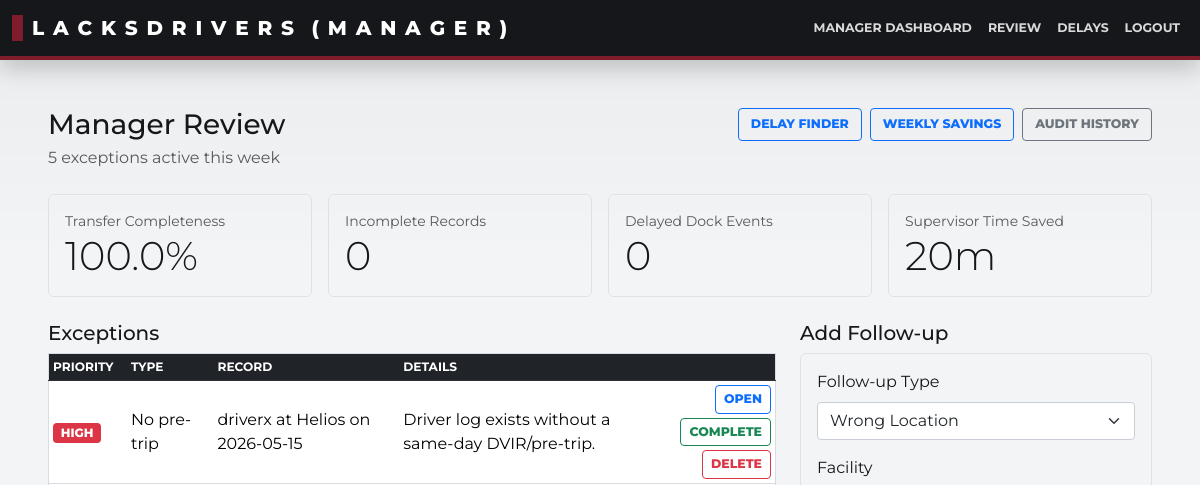
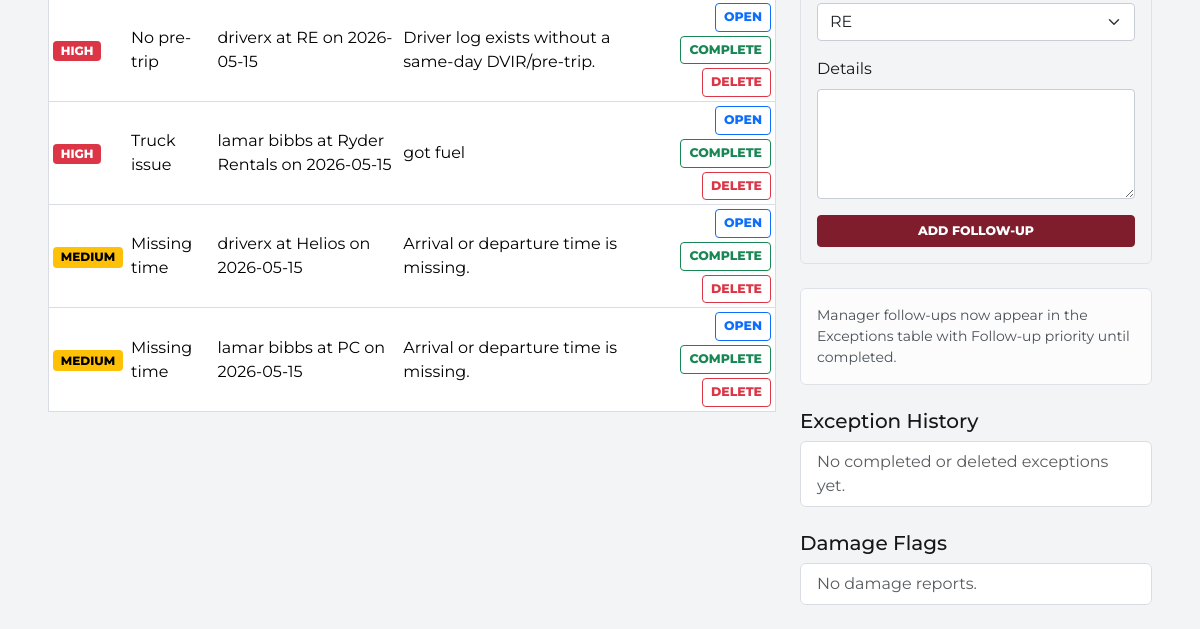
The page /manager/review (signed in) on the database as committed earlier (2 pictures, top to bottom).
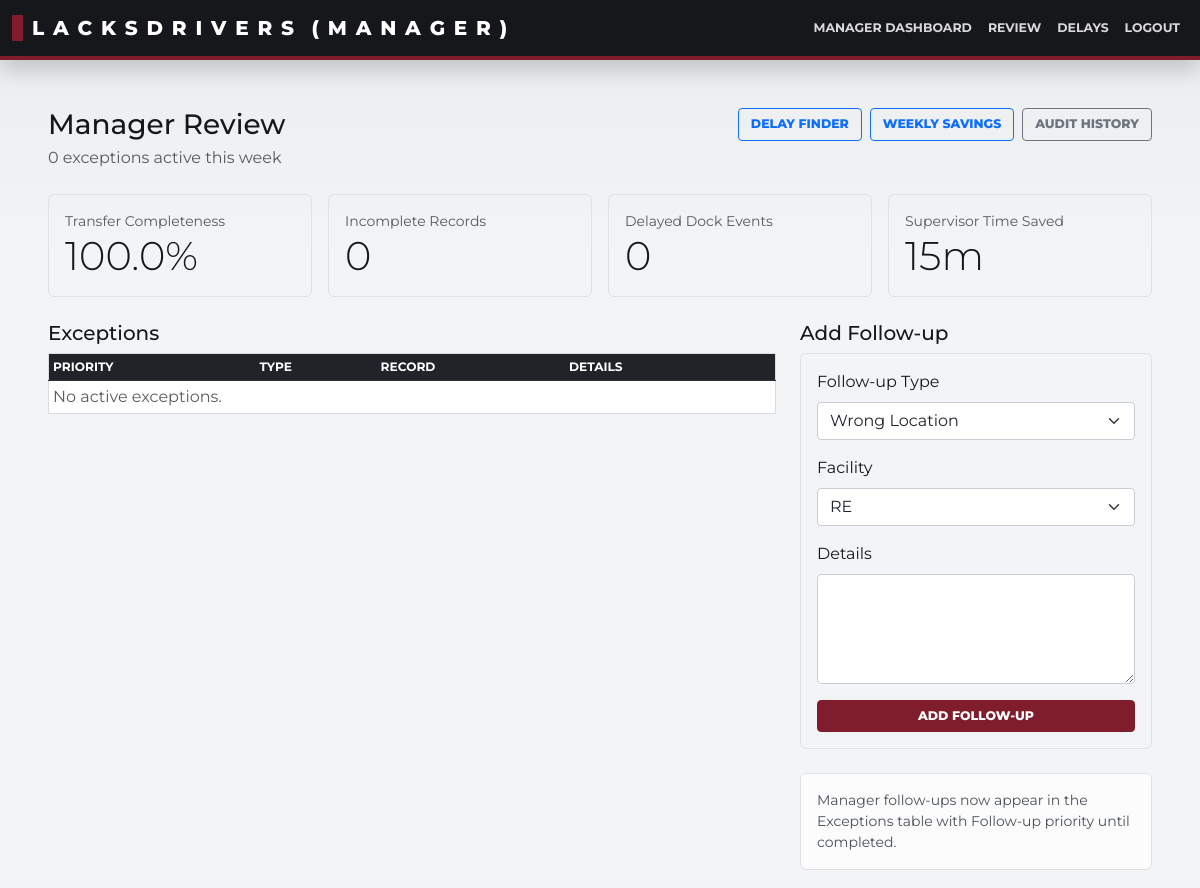
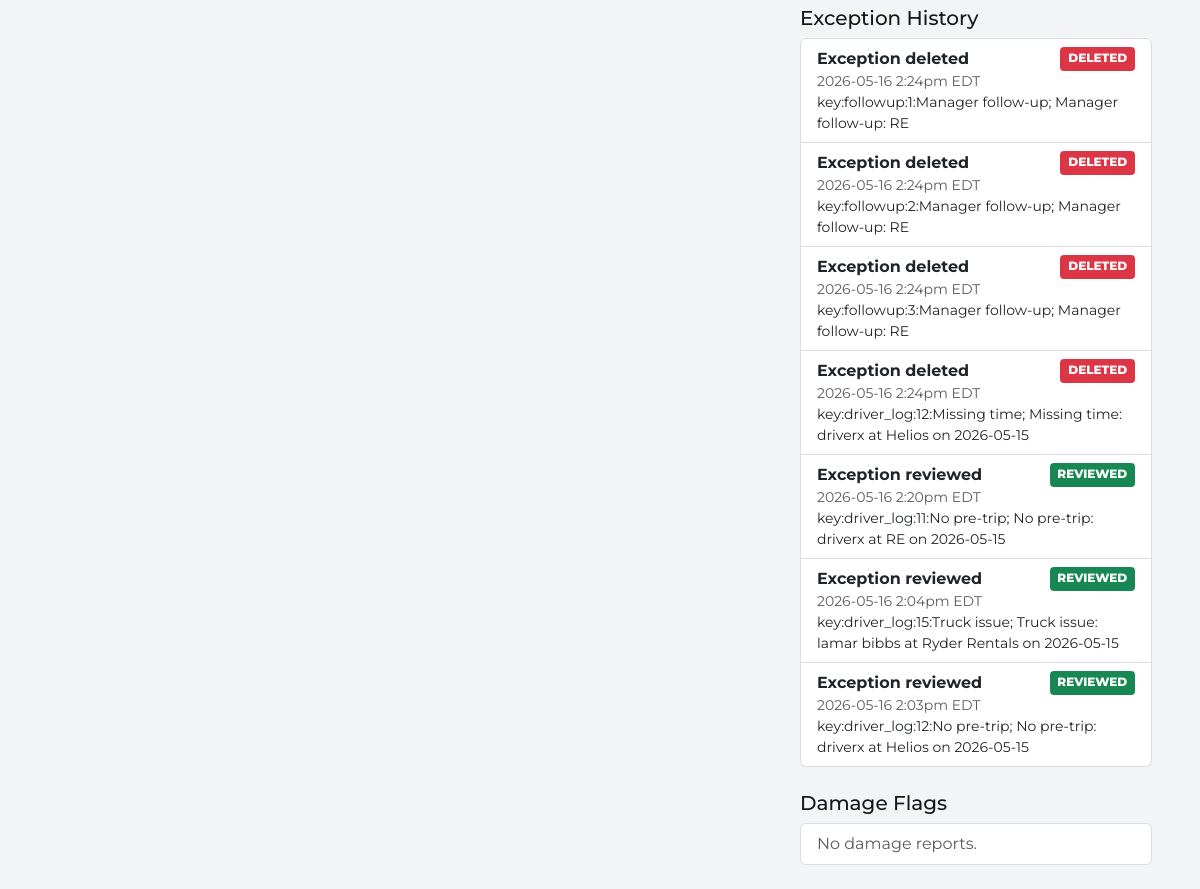
The same page on the database as committed later (2 pictures, top to bottom).
### app/models/activity.py (models this page shows)
class ActivityEvent(db.Model):
    __tablename__ = "activity_event"
    id = db.Column(db.Integer, primary_key=True)
    user_id = db.Column(db.Integer, db.ForeignKey("user.id"), nullable=False)
    category = db.Column(db.String(30), nullable=False)
    action = db.Column(db.String(50), nullable=False)
    title = db.Column(db.String(150), nullable=False)
    details = db.Column(db.Text, nullable=True)
    target_type = db.Column(db.String(50), nullable=True)
    target_id = db.Column(db.Integer, nullable=True)
    created_at = db.Column(db.DateTime, default=datetime.utcnow, nullable=False)
    user = db.relationship("User", backref="activity_events")

### app/blueprints/manager/routes.py (the view, shortened to what this page needs)
@bp.route("/review", methods=["GET", "POST"])
def review_dashboard():
    form = OperationalFollowUpForm()
    exceptions = _with_exception_urls(_active_exception_items())
    metrics = build_weekly_savings(dock_delay_minutes=_dock_delay_minutes())
    followups = OperationalFollowUp.query.order_by(OperationalFollowUp.created_at.desc()).limit(20).all()
    damage_reports = DamageReport.query.order_by(DamageReport.created_at.desc()).limit(10).all()
    exception_history = (
        ActivityEvent.query.filter_by(category="exception")
        .order_by(ActivityEvent.created_at.desc())
        .limit(25)
        .all()
    )
    return render_template(
        "manager_review.html",
        form=form,
        exceptions=exceptions,
        metrics=metrics,
        followups=followups,
        damage_reports=damage_reports,
        exception_history=exception_history,
    )

### app/forms/followup.py
class OperationalFollowUpForm(FlaskForm):
    kind = SelectField(
        "Follow-up Type",
        choices=[
            ("wrong_location", "Wrong Location"),
            ("unclear_dispatch", "Unclear Dispatch"),
            ("gage_tracking", "Gage Tracking"),
            ("delay", "Delay"),
            ("paperwork", "Paperwork"),
        ],
        validators=[DataRequired()],
    )
    plant_name = SelectField("Facility", choices=_plant_choices(), validators=[Optional()], validate_choice=False)
    details = TextAreaField("Details", validators=[DataRequired()])
    submit = SubmitField("Add Follow-up")

### app/blueprints/auth/routes.py (called while the page is built)
@login_manager.user_loader
def load_user(user_id):
    return User.query.get(int(user_id))

### app/blueprints/manager/routes.py (called while the page is built, shortened)
def _exception_key(item):
    return ":".join(
        str(item.get(part) or "")
        for part in ("target_type", "target_id", "category")
    )

def _reviewed_exception_keys():
    events = ActivityEvent.query.filter(
        ActivityEvent.category == "exception",
        ActivityEvent.action.in_(["reviewed", "deleted"]),
    ).all()
    keys = set()
    for event in events:
        for part in (event.details or "").split(";"):
            part = part.strip()
            if part.startswith("key:"):
                keys.add(part[4:].strip())
    return keys

def _active_exception_items():
    reviewed = _reviewed_exception_keys()
    return [
        item for item in build_exception_items(dock_delay_minutes=_dock_delay_minutes())
        if _exception_key(item) not in reviewed
    ]

@bp.before_request
def require_management_role():
    if restore_role_user("management"):
        return None

def _dock_delay_minutes():
    return int(current_app.config.get("DOCK_DELAY_MINUTES", 30))

def _exception_url(item):
    target_type = item.get("target_type")
    target_id = item.get("target_id")
    if target_type == "plant_transfer":
        return url_for("manager.view_plant_transfer", transfer_id=target_id)
    if target_type == "driver_log":
        return url_for("manager.view_driver_log", log_id=target_id)

def _with_exception_urls(items):
    rows = []
    for item in items:
        row = dict(item)
        row["url"] = _exception_url(item)
        row["review_key"] = _exception_key(item)
        rows.append(row)
    return rows

### app/models/user.py (called while the page is built)
    @property
    def display_name(self):
        name = " ".join(part for part in [self.first_name, self.last_name] if part)
        return name or self.username

### app/services/load_state.py (called while the page is built)
def _clean(value):
    return (value or "").strip()

### templates/manager_review.html (shortened to what this page needs)
{% extends "base.html" %}
{% block content %}
<div class="container-fluid py-4">
  <div class="d-flex justify-content-between align-items-start gap-3 flex-wrap mb-4">
    <div>
      <h1 class="h3 mb-1">Manager Review</h1>
      <p class="text-muted mb-0">{{ exceptions|length }} exception{{ 's' if exceptions|length != 1 else '' }} active this week</p>
    </div>
    <div class="d-flex gap-2 flex-wrap">
      <a class="btn btn-outline-primary" href="{{ url_for('manager.delay_finder') }}">Delay Finder</a>
      <a class="btn btn-outline-primary" href="{{ url_for('manager.weekly_savings') }}">Weekly Savings</a>
      <a class="btn btn-outline-secondary" href="{{ url_for('manager.audit_history') }}">Audit History</a>
    </div>
  </div>
  <div class="row g-3 mb-4">
    <div class="col-md-3"><div class="border rounded p-3 h-100"><div class="text-muted small">Transfer Completeness</div><div class="display-6">{{ metrics.transfer_completion_rate }}%</div></div></div>
    <div class="col-md-3"><div class="border rounded p-3 h-100"><div class="text-muted small">Incomplete Records</div><div class="display-6">{{ metrics.incomplete_transfer_count }}</div></div></div>
    <div class="col-md-3"><div class="border rounded p-3 h-100"><div class="text-muted small">Delayed Dock Events</div><div class="display-6">{{ metrics.delayed_dock_count }}</div></div></div>
    <div class="col-md-3"><div class="border rounded p-3 h-100"><div class="text-muted small">Supervisor Time Saved</div><div class="display-6">{{ metrics.supervisor_minutes_saved }}m</div></div></div>
  </div>
  <div class="row g-4">
    <div class="col-lg-8">
      <div class="d-flex justify-content-between align-items-center mb-2">
        <h2 class="h5 mb-0">Exceptions</h2>
      </div>
      <div class="table-responsive">
        <table class="table table-sm align-middle">
          <thead><tr><th>Priority</th><th>Type</th><th>Record</th><th>Details</th><th></th></tr></thead>
          <tbody>
            {% for item in exceptions %}
              <tr>
                <td><span class="badge text-bg-{{ 'danger' if item.severity == 'high' else 'warning' if item.severity == 'medium' else 'success' if item.severity == 'followup' else 'secondary' }}">{{ item.severity|title }}</span></td>
                <td>{{ item.category }}</td>
                <td>{{ item.label }}</td>
                <td>{{ item.detail }}</td>
                <td class="text-end">
                  <div class="d-flex gap-1 justify-content-end flex-wrap">
                    {% if item.url %}<a class="btn btn-sm btn-outline-primary" href="{{ item.url }}">Open</a>{% endif %}
                    <form method="POST" action="{{ url_for('manager.mark_exception_reviewed') }}">
                      <button class="btn btn-sm btn-outline-success" type="submit">Complete</button>
                    </form>
                    <form method="POST" action="{{ url_for('manager.mark_exception_reviewed') }}">
                      <button class="btn btn-sm btn-outline-danger" type="submit">Delete</button>
                    </form>
                  </div>
                </td>
              </tr>
            {% else %}
              <tr><td colspan="5" class="text-muted">No active exceptions.</td></tr>
            {% endfor %}
          </tbody>
        </table>
      </div>
    </div>
    <div class="col-lg-4">
      <h2 class="h5">Add Follow-up</h2>
      <form method="POST" class="border rounded p-3 mb-4">
        <div class="mb-3">{{ form.kind.label(class="form-label") }}{{ form.kind(class="form-select") }}</div>
        <div class="mb-3">{{ form.plant_name.label(class="form-label") }}{{ form.plant_name(class="form-select") }}</div>
        <div class="mb-3">{{ form.details.label(class="form-label") }}{{ form.details(class="form-control", rows="4") }}</div>
        {{ form.submit(class="btn btn-primary w-100") }}
      </form>
      <div class="alert alert-light border small mb-4">Manager follow-ups now appear in the Exceptions table with Follow-up priority until completed.</div>
      <h2 class="h5">Exception History</h2>
      <div class="list-group mb-4">
        {% for event in exception_history %}
          <div class="list-group-item">
            <div class="d-flex justify-content-between gap-2">
              <strong>{{ event.title }}</strong>
              <span class="badge text-bg-{{ 'danger' if event.action == 'deleted' else 'success' }}">{{ event.action|title }}</span>
            </div>
            <div class="small text-muted">{{ event.created_at|to_detroit_datetime if event.created_at else '' }}</div>
            <div class="small">{{ event.details }}</div>
          </div>
        {% else %}
          <div class="list-group-item text-muted">No completed or deleted exceptions yet.</div>
        {% endfor %}
      </div>
      <h2 class="h5">Damage Flags</h2>
      <div class="list-group">
        {% for report in damage_reports %}
          <a class="list-group-item list-group-item-action" href="{{ url_for('manager.view_damage_report', report_id=report.id) }}">
            <strong>{{ report.plant_name }}</strong> <span class="text-muted">{{ report.stage }}</span><br>
            <span class="small">{{ report.truck_number or 'Truck not set' }} / {{ report.trailer_number or 'Trailer not set' }}</span>
          </a>
        {% else %}
          <div class="list-group-item text-muted">No damage reports.</div>
        {% endfor %}
      </div>
    </div>
  </div>
</div>
{% endblock %}

### templates/base.html (shortened to what this page needs)
<!DOCTYPE html>
<html lang="en">
<head>
  <link
    rel="stylesheet"
    href="https://cdn.jsdelivr.net/npm/bootstrap@5.3.1/dist/css/bootstrap.min.css"
  >
  <link rel="stylesheet" href="{{ url_for('static', filename='css/style.css') }}">
</head>
<body>
  <div id="pageContent">
    <nav class="navbar navbar-expand-md navbar-dark bg-primary py-2">
      <div class="container-fluid">
        {% if current_user.is_authenticated %}
          {% if current_user.role == "management" %}
            <a class="navbar-brand glow-text" href="{{ url_for('manager.manager_dashboard') }}">
            </a>
          {% endif %}
        {% else %}
          <a class="navbar-brand glow-text" href="{{ url_for('public.welcome') }}">
            LacksDrivers
          </a>
        {% endif %}
        <div class="collapse navbar-collapse" id="mainNavbar">
          <ul class="navbar-nav ms-auto">
            {% if current_user.is_authenticated %}
              {% if current_user.role == "management" %}
                <li class="nav-item">
                  <a class="nav-link" href="{{ url_for('manager.manager_dashboard') }}">Manager Dashboard</a>
                </li>
                <li class="nav-item">
                  <a class="nav-link" href="{{ url_for('manager.review_dashboard') }}">Review</a>
                </li>
                <li class="nav-item">
                  <a class="nav-link" href="{{ url_for('manager.delay_finder') }}">Delays</a>
                </li>
                <li class="nav-item">
                  <a class="nav-link" href="{{ url_for('auth.logout') }}">Logout</a>
                </li>
              {% endif %}
            {% endif %}
          </ul>
        </div>
      </div>
    </nav>
    <div class="container mt-4 fade-in">
      {% block content %}{% endblock %}
    </div>
  </div>
</body>
</html>

### static/css/style.css (style rules this page uses)
:root { --ld-ink: #15171a; --ld-panel: #202328; --ld-panel-2: #2d3138; --ld-maroon: #7f1d2d; --ld-maroon-dark: #5c1320; --ld-steel: #6f7782; --ld-line: #d9dde3; --ld-paper: #ffffff; --ld-bg: #f3f4f6; --ld-muted: #6b7280; --ld-success: #237a4b; --ld-warning: #d89a1d; --ld-danger: #b4232f; --ld-info: #2d6f8f; --bs-primary: var(--ld-maroon); --bs-secondary: var(--ld-steel); --bs-danger: var(--ld-danger); --bs-success: var(--ld-success); --bs-warning: var(--ld-warning); --bs-info: var(--ld-info); --bs-dark: var(--ld-ink); }
html, body { background: var(--ld-bg) !important; color: var(--ld-ink); }
body { font-family: Montserrat, Arial, sans-serif; }
#pageContent { min-height: 100vh; background: linear-gradient(180deg, rgba(21, 23, 26, 0.035), rgba(243, 244, 246, 0) 16rem), var(--ld-bg); }
.navbar.bg-primary { background: var(--ld-ink) !important; border-bottom: 4px solid var(--ld-maroon); box-shadow: 0 10px 22px rgba(0, 0, 0, 0.18); }
.navbar-brand { display: inline-flex; align-items: center; gap: 0.55rem; font-weight: 800 !important; text-transform: uppercase; color: #fff !important; }
.navbar-brand::before { content: ""; display: inline-block; width: 0.7rem; height: 1.65rem; background: var(--ld-maroon); }
.glow-text, .glow-text span { color: #fff !important; opacity: 1 !important; text-shadow: none !important; animation: none !important; }
.navbar-nav .nav-link { color: rgba(255, 255, 255, 0.84) !important; font-weight: 700; text-transform: uppercase; font-size: 0.78rem; }
.container > h1, .container > h2, .container > h3, .card-header, .table thead th { text-transform: uppercase; }
.btn { border-radius: 4px !important; font-weight: 750 !important; text-transform: uppercase; font-size: 0.78rem !important; }
.btn-primary, .btn-success { background: var(--ld-maroon) !important; border-color: var(--ld-maroon) !important; }
.table { background: #fff; border: 1px solid var(--ld-line); }
.table thead th { background: var(--ld-panel); color: #fff; border-color: var(--ld-panel-2); font-size: 0.76rem; }
.table td, .table th { vertical-align: middle; }
.badge { border-radius: 4px; font-weight: 800; text-transform: uppercase; }
.form-control, .form-select { border-radius: 4px !important; border-color: #c9ced6 !important; }
.list-group-item { border-color: var(--ld-line) !important; }
.fade-in { opacity: 0; animation: fadeInAnimation 0.22s forwards; }

### templates/base.html (style rules this page uses)
body { font-family: 'Montserrat', sans-serif; background-color: #f9f9f9; margin: 0; padding: 0; }
.glow-text { font-weight: 700; color: #fff; position: relative; }
.navbar { transition: background-color 0.3s ease; }
.navbar-nav .nav-link { transition: color 0.2s ease; }
.fade-in { opacity: 0; animation: fadeInAnimation 0.6s forwards; }
#pageContent > .container.mt-4.fade-in { width: min(100%, calc(100vw - 24px)); }
.btn, .dropdown-item { overflow-wrap: normal; word-break: normal; }
.card, .alert { overflow-wrap: anywhere; }
.table th, .table td { overflow-wrap: normal; word-break: normal; }
.d-flex, .row, [class*="col-"] { min-width: 0; }
@media (min-width: 1200px) { #pageContent > .container.mt-4.fade-in { max-width: min(1680px, calc(100vw - 48px)); } }

Rows that differ between the two databases and show on the page:
added ActivityEvent: title "Exception deleted", action "DELETED", created_at|to_detroit_datetime "2026-05-16 2:24pm EDT", details "key:followup:1:Manager follow-up; Manager follow-up: RE"
added ActivityEvent: title "Exception deleted", action "DELETED", created_at|to_detroit_datetime "2026-05-16 2:24pm EDT", details "key:followup:2:Manager follow-up; Manager follow-up: RE"
added ActivityEvent: title "Exception deleted", action "DELETED", created_at|to_detroit_datetime "2026-05-16 2:24pm EDT", details "key:followup:3:Manager follow-up; Manager follow-up: RE"
added ActivityEvent: title "Exception deleted", action "DELETED", created_at|to_detroit_datetime "2026-05-16 2:24pm EDT", details "key:driver_log:12:Missing time; Missing time: driverx at Helios on 2026-05-15"
added ActivityEvent: title "Exception reviewed", action "REVIEWED", created_at|to_detroit_datetime "2026-05-16 2:20pm EDT", details "key:driver_log:11:No pre-trip; No pre-trip: driverx at RE on 2026-05-15"
added ActivityEvent: title "Exception reviewed", action "REVIEWED", created_at|to_detroit_datetime "2026-05-16 2:04pm EDT", details "key:driver_log:15:Truck issue; Truck issue: lamar bibbs at Ryder Rentals on 2026-05-15"
added ActivityEvent: title "Exception reviewed", action "REVIEWED", created_at|to_detroit_datetime "2026-05-16 2:03pm EDT", details "key:driver_log:12:No pre-trip; No pre-trip: driverx at Helios on 2026-05-15"
Other text that changed with them:
{{ exceptions|length }}: "5" → "0"
{{ metrics.supervisor_minutes_saved }}: "20" → "15"
text no longer shown: "No completed or deleted exceptions yet."
text now shown: "No active exceptions."
list line gone: "HIGH No pre-trip driverx at Helios on 2026-05-15 Driver log exists without a same-day DVIR/pre-trip. OPEN COMPLETE DELETE"
list line gone: "HIGH No pre-trip driverx at RE on 2026-05-15 Driver log exists without a same-day DVIR/pre-trip. OPEN COMPLETE DELETE"
list line gone: "HIGH Truck issue lamar bibbs at Ryder Rentals on 2026-05-15 got fuel OPEN COMPLETE DELETE"
list line gone: "MEDIUM Missing time driverx at Helios on 2026-05-15 Arrival or departure time is missing. OPEN COMPLETE DELETE"
list line gone: "MEDIUM Missing time lamar bibbs at PC on 2026-05-15 Arrival or departure time is missing. OPEN COMPLETE DELETE"
